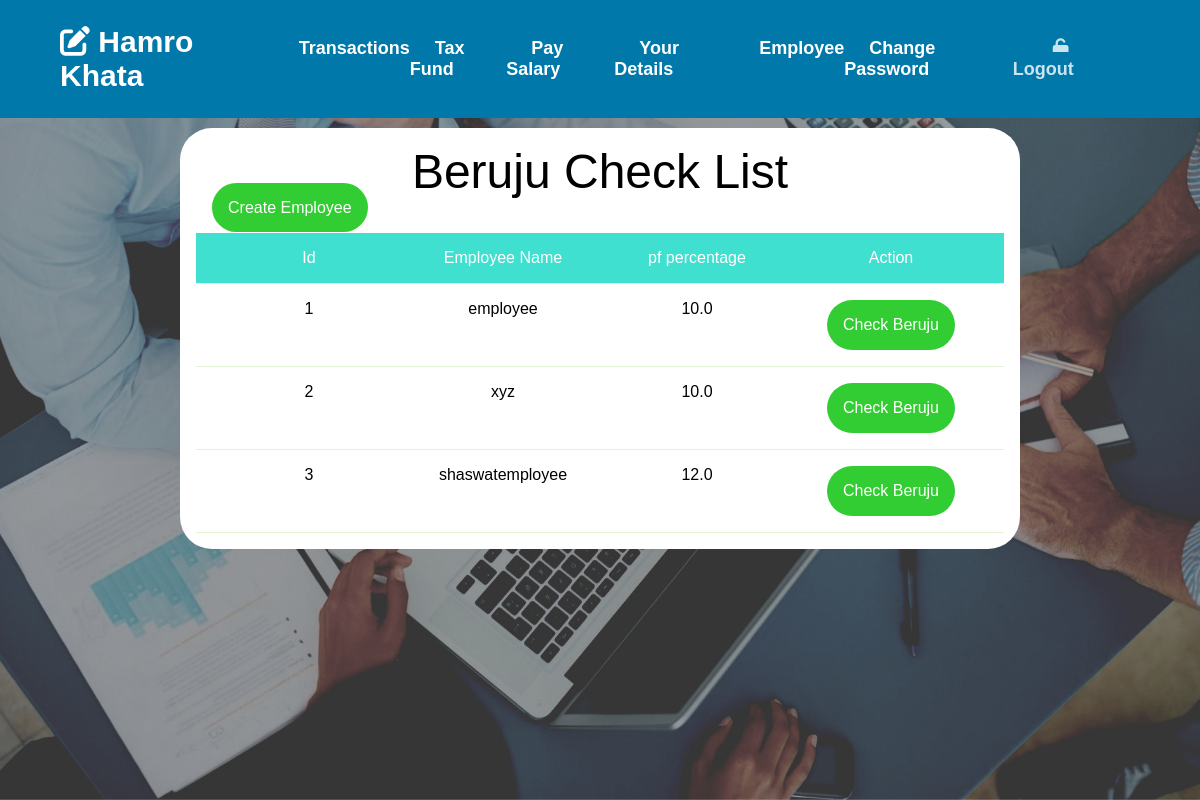
Screenshot of /employee/ (signed in) with the database file from the repository.
### payapp/models.py (models this page shows, shortened)
class Employee(models.Model):
    position = models.ForeignKey(Position, on_delete= models.PROTECT)
    employee = models.OneToOneField(User, on_delete=models.CASCADE)
    accountant = models.ForeignKey(Accountant, on_delete= models.CASCADE)
    pf_percent = models.FloatField(default=10.0,validators=[MinValueValidator(10.0),MaxValueValidator(20.0)])
    strip_account_id = models.CharField(max_length=100)

### payapp/views/employee.py (the view)
# urls.py: path('employee/',view_employee, name='employee_list'),
@login_required(login_url=reverse_lazy('payapp:login'))
def view_employee(request):
    context = {}
    employees = Employee.objects.all()
    context['employees']= employees
    return render(request,'payapp/employee_list.html',context)

### payapp/templates/payapp/employee_list.html (shortened to what this page needs)
{% load static %}
<!DOCTYPE html>
<html lang="en">
<head>
    <link rel="stylesheet" href="{% static 'css/dashboard.css'%}">
</head>
<div class="header">
    <nav class="navbar">
      <div class="content">
        <div class="logo">
          <a href="{% url 'payapp:index'%}"><i class="fa-solid fa-pen-to-square"></i> Hamro Khata</a>
        </div>
        <ul class="menu-list">
          {% if user.is_authenticated %}
          {%if not user.is_staff%}
            <li><a href="{% url 'payapp:balance' user.employee.id%}">View Balance</a></li>
            <li><a href="{% url 'payapp:employee_details'%}">Your Details</a></li>
          {% else %}
            {% if not user.is_superuser %}
              {% if user.accountant.is_admin %}
              <li><a href="{% url 'payapp:payment_list' %}">Transactions</a></li>
              <li><a href="https://dashboard.stripe.com/acct_1Lz101IdZsEKyeut/test/balance">Tax Fund</a></li>
              {% endif %}
              <li><a href="{% url 'payapp:payment_create'%}">Pay Salary</a></li>
              <li><a href="{% url 'payapp:accountant_details'%}">Your Details</a></li>
              <li><a href="{% url 'payapp:employee_list' %}">Employee</a></li>
            {% elif user.is_superuser %}
            <li><a href="{% url 'admin:index' %}">Admin Panel</a></li>
            <li><a href="{% url 'payapp:users_list'%}">System Users</a></li>
            {% endif %}
          {% endif %}
          <li><a href="{% url 'payapp:change_password'%}">Change Password</a></li>
          <li class="btn"><a href="{% url 'payapp:logout'%}"><i class="fa-solid fa-unlock"></i> Logout</a></li>
        {% endif %}
      </ul>
      </div>
    </nav>
  <div class="main">
    <main class="mainbar">
        <div class="dashboard-section">
            <p class="dashboard-title">Beruju Check List</p>
            {%if user.accountant.is_admin %}
            <a class="button-url m-l-2" href="{% url 'payapp:employee_create'%}">Create Employee</a>
            {% endif %}
            <div class="table">
                <div class="tr th">
                    <div class="td thead td-1">Id</div>
                    <div class="td thead td-2">Employee Name</div>
                    <div class="td thead td-3">pf percentage</div>
                    <div class="td thead td-4">Action</div>
                </div>
                {% for employee in employees %}
                <div class="tr">
                    <div class="td td-1">{{employee.id}}</div>
                    <div class="td td-2">{{employee.employee}}</div>
                    <div class="td td-3">
                        {{employee.pf_percent}}
                    </div>
                    <div class="td td-4">
                        <input type="button" class="button-beruju id-{{employee.id}}" value="Check Beruju"
                        onclick="submit({id: {{employee.id}}})" />
                    </div>
                </div>
                {% endfor %}
            </div>
        </div>
    </main>
  </div>
  </div>
</body>
</html>

### static/css/dashboard.css (style rules this page uses)
* { margin: 0; padding: 0; box-sizing: border-box; font-family: 'Montserrat',sans-serif; }
.content { max-width: 1250px; margin: auto; padding: 0 30px; }
.navbar { background-color: #0078AA; position: fixed; width: 100%; z-index: 2; padding: 25px 0; transition: all 0.3s ease; }
.navbar .content { display: flex; align-items: center; justify-content: space-between; }
.navbar .logo a { color: #fff; font-size: 30px; font-weight: 600; text-decoration: none; }
.navbar .menu-list { display: inline-flex; }
.menu-list li { list-style: none; }
.menu-list li a { color: #fff; font-size: 18px; font-weight: 650; margin-left: 25px; text-decoration: none; transition: all 0.3s ease; }
.btn a { background-color: #0078AA; padding: 7px 15px; opacity: 0.8; border-radius: 20px; }
.header { background: url("../images/showcase.jpeg") no-repeat; height: 100vh; background-size: cover; background-position: center; background-attachment: fixed; display: flex; flex-direction: column; }
@media (max-width:1230px) { .content { padding: 0 60px; } }
.dashboard-section { background-color: white; width:70%; margin:0 auto; margin-top: 8rem; border-radius: 2rem; }
.table { padding:1rem; display:flex; flex-direction: column; }
.tr { display:flex; flex:1; padding: 1rem; border-bottom: 1px solid #E3F1D5; }
.td { flex:1; text-align: center; }
.dashboard-title { padding-top: 1rem; text-align: center; margin:0 auto; font-size: 3rem; }
.th { background-color: rgb(64,224,208); color:white; }
.button-beruju { background-color:limegreen; padding:1rem; border: none; color:white; font-size:1rem; border-radius: 2rem; }
.button-url { background-color:limegreen; width:5rem; padding:1rem; color:white; font-size:1rem; border-radius: 2rem; text-decoration: none; }
.m-l-2 { margin-left: 2rem; }

### rows the page displays
Employee: id "1", employee "employee", pf_percent "10.0"
Employee: id "2", employee "xyz", pf_percent "10.0"
Employee: id "3", employee "shaswatemployee", pf_percent "12.0"
